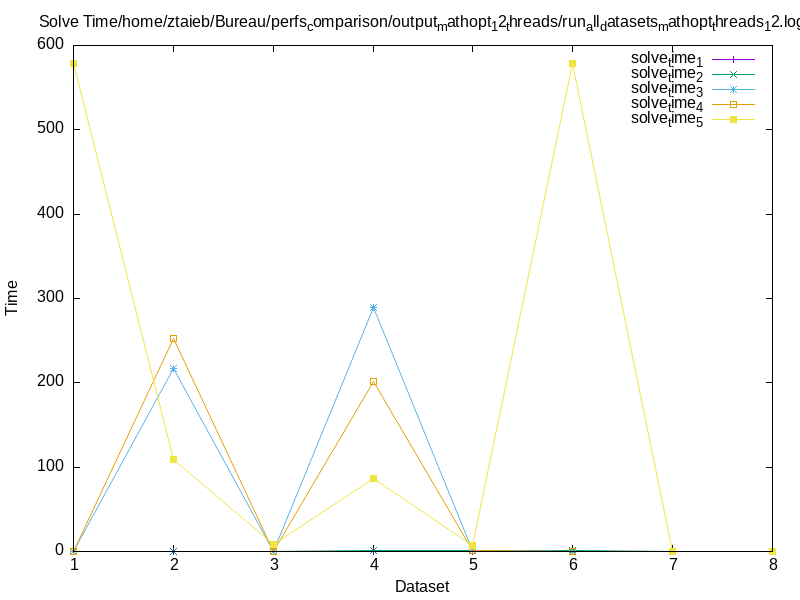

This figure's gnuplot source:
set terminal png size 800,600
set output 'solve_phase_time_12_threads_mathopt.png'
set title 'Solve Time/home/ztaieb/Bureau/perfs_comparison/output_mathopt_12_threads/run_all_datasets_mathopt_threads_12.log'
set xlabel 'Dataset'
set ylabel 'Time'
set xtics 1
set key autotitle columnhead
plot '../Data_logs/solve_phase_time_12_threads_mathopt.dat' using 1:12 with linespoints title columnhead(12), '' using 1:13 with linespoints title columnhead(13), '' using 1:14 with linespoints title columnhead(14), '' using 1:15 with linespoints title columnhead(15), '' using 1:16 with linespoints title columnhead(16)
